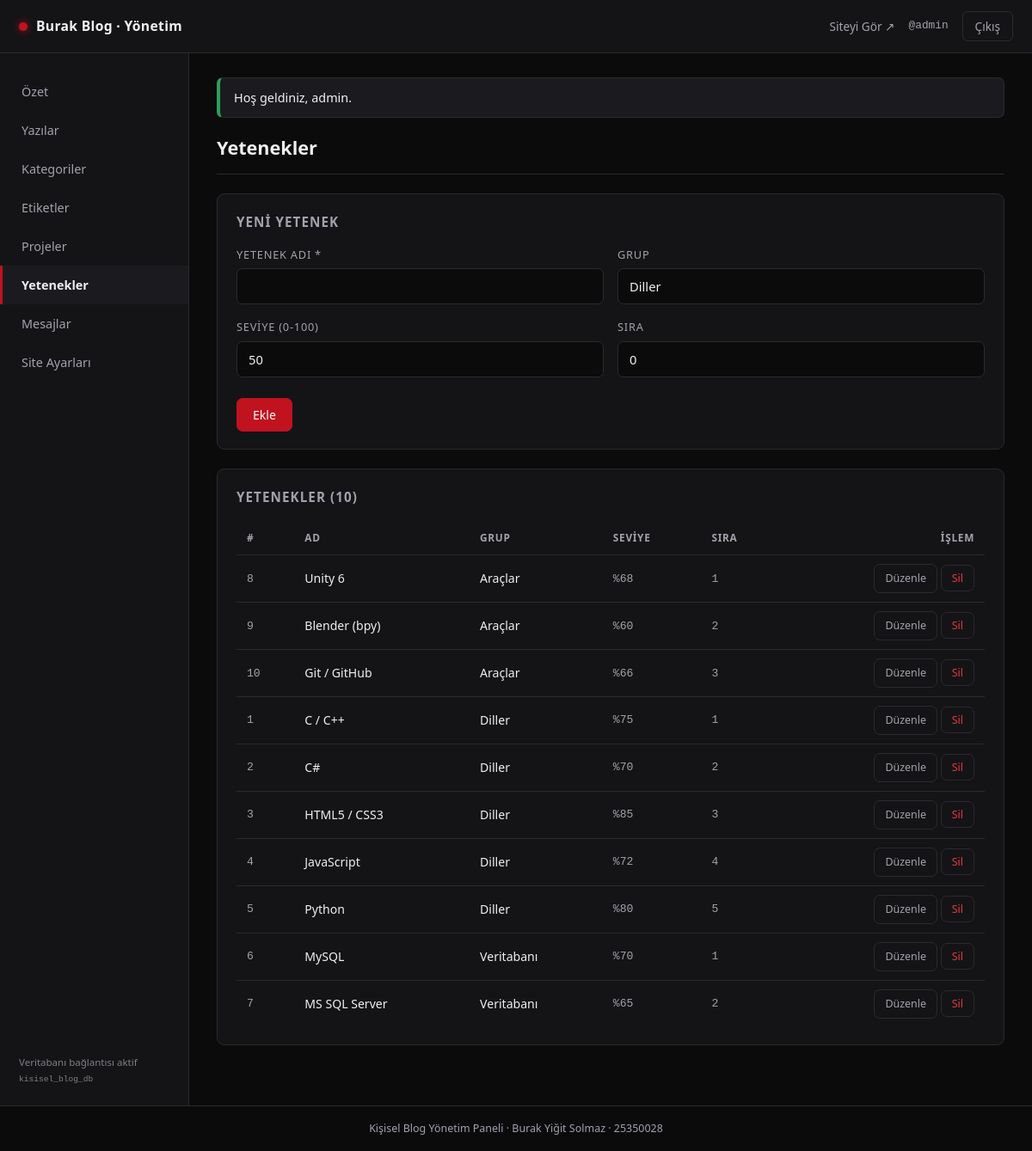
Screenshot of /admin/yetenekler.php (signed in) with the database file from the repository.
### tables this page shows
CREATE TABLE `skills` (
  `id`         INT UNSIGNED NOT NULL AUTO_INCREMENT,
  `name`       VARCHAR(80) NOT NULL,
  `level`      TINYINT UNSIGNED NOT NULL DEFAULT 0,
  `group_name` VARCHAR(50) NOT NULL DEFAULT 'Diller',
  `sort_order` INT NOT NULL DEFAULT 0,
  PRIMARY KEY (`id`),
  KEY `idx_skills_group` (`group_name`, `sort_order`)
);

### includes/functions.php (called while the page is built, shortened)
<?php
function e(?string $value): string
{
    return htmlspecialchars((string)$value, ENT_QUOTES, 'UTF-8');
}
function url(string $path = ''): string
{
    return BASE_URL . '/' . ltrim($path, '/');
}
function flash_get(): ?array
{
    if (isset($_SESSION['flash'])) {
        $flash = $_SESSION['flash'];
        return $flash;
    }
    return null;
}

### includes/db.php (called while the page is built, shortened)
<?php
function db(): PDO
{
    static $pdo = null;
    if ($pdo instanceof PDO) {
        return $pdo;
    }
    $dsn = sprintf(
        'mysql:host=%s;dbname=%s;charset=utf8mb4',
        DB_HOST,
        DB_NAME
    );
    try {
        $pdo = new PDO($dsn, DB_USER, DB_PASS, [
            PDO::ATTR_ERRMODE            => PDO::ERRMODE_EXCEPTION,
            PDO::ATTR_DEFAULT_FETCH_MODE => PDO::FETCH_ASSOC,
            PDO::ATTR_EMULATE_PREPARES   => false,
        ]);
    } catch (PDOException $e) {
        http_response_code(500);
        exit('Veritabanı bağlantısına erişilemiyor. XAMPP &gt; MySQL çalışıyor mu? (Detay: '
            . htmlspecialchars($e->getMessage(), ENT_QUOTES, 'UTF-8') . ')');
    }
    return $pdo;
}

### admin/includes/auth.php (called while the page is built, shortened)
<?php
require_once dirname(__DIR__, 2) . '/includes/db.php';
require_once dirname(__DIR__, 2) . '/includes/functions.php';
function current_admin(): ?array
{
    static $admin = null;
    if ($admin !== null) {
        return $admin;
    }
    $stmt = db()->prepare('SELECT id, username, created_at FROM admins WHERE id = ? LIMIT 1');
    $stmt->execute([(int)$_SESSION['admin_id']]);
    $row = $stmt->fetch();
    $admin = $row;
    return $admin;
}
function require_login(): array
{
    $admin = current_admin();
    return $admin;
}

### admin/yetenekler.php (the view, shortened to what this page needs)
<?php
require_once __DIR__ . '/includes/auth.php';
require_login();
$pdo = db();
$editRow = ['id' => 0, 'name' => '', 'level' => 50, 'group_name' => 'Diller', 'sort_order' => 0];
$skills = $pdo->query(
    'SELECT id, name, level, group_name, sort_order
     FROM skills ORDER BY group_name ASC, sort_order ASC, id ASC'
)->fetchAll();
$adminTitle = 'Yetenekler';
require __DIR__ . '/includes/layout-header.php';
?>
<section class="panel">
  <h2><?= $editRow['id'] > 0 ? 'Yeteneği Düzenle' : 'Yeni Yetenek' ?></h2>
  <form class="admin-form" method="post" action="<?= e(url('admin/yetenekler.php')) ?>">
    <div class="form-row-2">
      <div class="form-field">
        <label for="name">Yetenek Adı *</label>
        <input type="text" id="name" name="name" maxlength="80" required value="<?= e($editRow['name']) ?>">
      </div>
      <div class="form-field">
        <label for="group_name">Grup</label>
        <input type="text" id="group_name" name="group_name" maxlength="50"
               list="group-list" value="<?= e($editRow['group_name']) ?>">
      </div>
    </div>
    <div class="form-row-2">
      <div class="form-field">
        <label for="level">Seviye (0-100)</label>
        <input type="number" id="level" name="level" min="0" max="100"
               value="<?= (int)$editRow['level'] ?>">
      </div>
      <div class="form-field">
        <label for="sort_order">Sıra</label>
        <input type="number" id="sort_order" name="sort_order" value="<?= (int)$editRow['sort_order'] ?>">
      </div>
    </div>
    <div class="btn-row">
      <button type="submit" class="btn btn-primary"><?= $editRow['id'] > 0 ? 'Güncelle' : 'Ekle' ?></button>
    </div>
  </form>
</section>
<section class="panel">
  <h2>Yetenekler (<?= count($skills) ?>)</h2>
  <div class="table-wrap">
    <table class="admin-table">
      <thead>
        <tr><th>#</th><th>Ad</th><th>Grup</th><th>Seviye</th><th>Sıra</th><th class="col-actions">İşlem</th></tr>
      </thead>
      <tbody>
        <?php foreach ($skills as $row): ?>
          <tr>
            <td class="mono"><?= (int)$row['id'] ?></td>
            <td><?= e($row['name']) ?></td>
            <td><?= e($row['group_name']) ?></td>
            <td class="mono">%<?= (int)$row['level'] ?></td>
            <td class="mono"><?= (int)$row['sort_order'] ?></td>
            <td class="col-actions">
              <a class="btn btn-outline btn-sm" href="<?= e(url('admin/yetenekler.php?id=' . (int)$row['id'])) ?>">Düzenle</a>
              <form method="post" class="inline-form" action="<?= e(url('admin/yetenekler.php')) ?>"
                    onsubmit="return confirm('Yetenek silinsin mi?');">
                <button type="submit" class="btn btn-danger btn-sm">Sil</button>
              </form>
            </td>
          </tr>
        <?php endforeach; ?>
      </tbody>
    </table>
  </div>
</section>
<?php require __DIR__ . '/includes/layout-footer.php'; ?>

### admin/includes/layout-header.php (shortened to what this page needs)
<?php
$currentAdmin = current_admin();
$adminTitle   = $adminTitle ?? 'Yönetim Paneli';
$currentFile  = basename($_SERVER['SCRIPT_NAME'] ?? 'index.php');
$menu = [
    'index.php'       => 'Özet',
    'yazilar.php'     => 'Yazılar',
    'kategoriler.php' => 'Kategoriler',
    'etiketler.php'   => 'Etiketler',
    'projeler.php'    => 'Projeler',
    'yetenekler.php'  => 'Yetenekler',
    'mesajlar.php'    => 'Mesajlar',
    'ayarlar.php'     => 'Site Ayarları',
];
?>
<!DOCTYPE html>
<html lang="tr">
<head>
  <link rel="stylesheet" href="<?= e(url('admin/assets/admin.css')) ?>">
</head>
<body>
  <header class="admin-topbar">
    <a class="admin-brand" href="<?= e(url('admin/index.php')) ?>">
      <span class="admin-brand-dot"></span> Burak Blog · Yönetim
    </a>
    <div class="admin-topbar-right">
      <a class="admin-site-link" href="<?= e(url()) ?>" target="_blank" rel="noopener">Siteyi Gör ↗</a>
      <?php if ($currentAdmin): ?>
        <span class="admin-user">@<?= e($currentAdmin['username']) ?></span>
        <a class="admin-logout" href="<?= e(url('admin/logout.php')) ?>">Çıkış</a>
      <?php endif; ?>
    </div>
  </header>
  <div class="admin-shell">
    <aside class="admin-sidebar">
      <nav aria-label="Yönetim menüsü">
        <ul>
          <?php foreach ($menu as $file => $label): ?>
            <li>
              <a class="<?= $currentFile === $file ? 'active' : '' ?>"
                 href="<?= e(url('admin/' . $file)) ?>"><?= e($label) ?></a>
            </li>
          <?php endforeach; ?>
        </ul>
      </nav>
      <p class="admin-version">Veritabanı bağlantısı aktif<br><small>kisisel_blog_db</small></p>
    </aside>
    <main class="admin-main">
      <?php $flash = flash_get(); ?>
      <?php if ($flash): ?>
        <div class="admin-flash admin-flash-<?= e($flash['type']) ?>">
          <?= e($flash['message']) ?>
        </div>
      <?php endif; ?>
      <h1 class="admin-title"><?= e($adminTitle) ?></h1>

### rows the page displays
skills: id "8", name "Unity 6", group_name "Araçlar", level "68", sort_order "1"
skills: id "9", name "Blender (bpy)", group_name "Araçlar", level "60", sort_order "2"
skills: id "10", name "Git / GitHub", group_name "Araçlar", level "66", sort_order "3"
skills: id "1", name "C / C++", group_name "Diller", level "75", sort_order "1"
skills: id "2", name "C#", group_name "Diller", level "70", sort_order "2"
skills: id "3", name "HTML5 / CSS3", group_name "Diller", level "85", sort_order "3"
skills: id "4", name "JavaScript", group_name "Diller", level "72", sort_order "4"
skills: id "5", name "Python", group_name "Diller", level "80", sort_order "5"
skills: id "6", name "MySQL", group_name "Veritabanı", level "70", sort_order "1"
skills: id "7", name "MS SQL Server", group_name "Veritabanı", level "65", sort_order "2"

### other values shown
$currentAdmin['username'] "admin"
$label "Özet"
$label "Yazılar"
$label "Kategoriler"
$label "Etiketler"
$label "Projeler"
$label "Yetenekler"
$label "Mesajlar"
$label "Site Ayarları"
$flash['message'] "Hoş geldiniz, admin."
$adminTitle "Yetenekler"
count($skills) "10"
